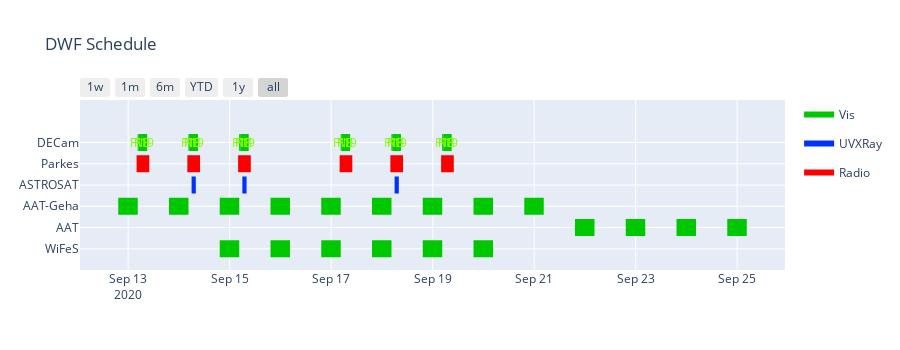

Source (notebook cell):
### Markdown cell above
# Schedule Plot

### Code cell
# Table for diff datetime formats
# https://www.journaldev.com/23365/python-string-to-datetime-strptime
# Do it like this: '%Y-%m-%d %H:%M:%S' = '2016-01-01 11:30:00'
fmt = '%Y-%m-%d %H:%M:%S'

# DECam Schedule from Jeff Cooke's email 
# Parkes Schedule from https://www.parkes.atnf.csiro.au/observing/schedules/current/PK.pdf 
# Parks Scheule also from Vivek Gupta's email subject: "Swapping of Parkes observing time for P1050 - P1066 - BL"
# ASTROSAT Schedule from email chain subject: "Your Astrosat proposal A09_107 has been accepted for cycle A09"
Schedule_Text = "DECam,2020-09-13 04:30:00,2020-09-13 05:00:00,UTC,Vis,N;"\
                "DECam,2020-09-14 04:30:00,2020-09-14 05:00:00,UTC,Vis,N;"\
                "DECam,2020-09-15 04:30:00,2020-09-15 05:00:00,UTC,Vis,N;"\
                "DECam,2020-09-17 04:30:00,2020-09-17 05:00:00,UTC,Vis,N;"\
                "DECam,2020-09-18 04:30:00,2020-09-18 05:00:00,UTC,Vis,N;"\
                "DECam,2020-09-19 04:30:00,2020-09-19 05:00:00,UTC,Vis,N;"\
                ""\
                "DECam,2020-09-13 05:05:05,2020-09-13 06:30:00,UTC,Vis,F18;"\
                "DECam,2020-09-14 05:05:00,2020-09-14 06:30:00,UTC,Vis,F18;"\
                "DECam,2020-09-15 05:05:00,2020-09-15 06:30:00,UTC,Vis,F18;"\
                "DECam,2020-09-17 05:05:00,2020-09-17 06:30:00,UTC,Vis,F18;"\
                "DECam,2020-09-18 05:05:00,2020-09-18 06:30:00,UTC,Vis,F18;"\
                "DECam,2020-09-19 05:05:00,2020-09-19 06:30:00,UTC,Vis,F18;"\
                ""\
                "DECam,2020-09-13 06:31:00,2020-09-13 08:00:00,UTC,Vis,F19;"\
                "DECam,2020-09-14 06:31:00,2020-09-14 08:00:00,UTC,Vis,F19;"\
                "DECam,2020-09-15 06:31:00,2020-09-15 08:00:00,UTC,Vis,F19;"\
                "DECam,2020-09-17 06:31:00,2020-09-17 08:00:00,UTC,Vis,F19;"\
                "DECam,2020-09-18 06:31:00,2020-09-18 08:00:00,UTC,Vis,F19;"\
                "DECam,2020-09-19 06:31:00,2020-09-19 08:00:00,UTC,Vis,F19;"\
                ""\
                "DECam,2020-09-13 08:01:00,2020-09-13 09:00:00,UTC,Vis,E;"\
                "DECam,2020-09-14 08:01:00,2020-09-14 09:00:00,UTC,Vis,E;"\
                "DECam,2020-09-15 08:01:00,2020-09-15 09:00:00,UTC,Vis,E;"\
                "DECam,2020-09-17 08:01:00,2020-09-17 09:00:00,UTC,Vis,E;"\
                "DECam,2020-09-18 08:01:00,2020-09-18 09:00:00,UTC,Vis,E;"\
                "DECam,2020-09-19 08:01:00,2020-09-19 09:00:00,UTC,Vis,E;"\
                ""\
                "Parkes,2020-09-13 04:00:00,2020-09-13 10:00:00,UTC,Radio,;"\
                "Parkes,2020-09-14 04:00:00,2020-09-14 10:00:00,UTC,Radio,;"\
                "Parkes,2020-09-15 04:00:00,2020-09-15 10:00:00,UTC,Radio,;"\
                "Parkes,2020-09-17 04:00:00,2020-09-17 10:00:00,UTC,Radio,;"\
                "Parkes,2020-09-18 04:00:00,2020-09-18 10:00:00,UTC,Radio,;"\
                "Parkes,2020-09-19 04:00:00,2020-09-19 10:00:00,UTC,Radio,;"\
                ""\
                "ASTROSAT,2020-09-14 06:00:00,2020-09-14 08:00:00,UTC,UVXRay,;"\
                "ASTROSAT,2020-09-15 06:00:00,2020-09-15 08:00:00,UTC,UVXRay,;"\
                "ASTROSAT,2020-09-18 06:00:00,2020-09-18 08:00:00,UTC,UVXRay,;"\
                "AAT-Geha,2020-09-12 19:19:00,2020-09-13 04:32:00,Australia/Sydney,Vis,;"\
                "AAT-Geha,2020-09-13 19:19:00,2020-09-14 04:32:00,Australia/Sydney,Vis,;"\
                "AAT-Geha,2020-09-14 19:19:00,2020-09-15 04:32:00,Australia/Sydney,Vis,;"\
                "AAT-Geha,2020-09-15 19:19:00,2020-09-16 04:32:00,Australia/Sydney,Vis,;"\
                "AAT-Geha,2020-09-16 19:19:00,2020-09-17 04:32:00,Australia/Sydney,Vis,;"\
                "AAT-Geha,2020-09-17 19:19:00,2020-09-18 04:32:00,Australia/Sydney,Vis,;"\
                "AAT-Geha,2020-09-18 19:19:00,2020-09-19 04:32:00,Australia/Sydney,Vis,;"\
                "AAT-Geha,2020-09-19 19:19:00,2020-09-20 04:32:00,Australia/Sydney,Vis,;"\
                "AAT-Geha,2020-09-20 19:19:00,2020-09-21 04:32:00,Australia/Sydney,Vis,;"\
                "AAT,2020-09-21 19:19:00,2020-09-22 04:32:00,Australia/Sydney,Vis,;"\
                "AAT,2020-09-22 19:19:00,2020-09-23 04:32:00,Australia/Sydney,Vis,;"\
                "AAT,2020-09-23 19:19:00,2020-09-24 04:32:00,Australia/Sydney,Vis,;"\
                "AAT,2020-09-24 19:19:00,2020-09-25 04:32:00,Australia/Sydney,Vis,;"\
                "WiFeS,2020-09-14 19:19:00,2020-09-15 04:32:00,Australia/Sydney,Vis,;"\
                "WiFeS,2020-09-15 19:19:00,2020-09-16 04:32:00,Australia/Sydney,Vis,;"\
                "WiFeS,2020-09-16 19:19:00,2020-09-17 04:32:00,Australia/Sydney,Vis,;"\
                "WiFeS,2020-09-17 19:19:00,2020-09-18 04:32:00,Australia/Sydney,Vis,;"\
                "WiFeS,2020-09-18 19:19:00,2020-09-19 04:32:00,Australia/Sydney,Vis,;"\
                "WiFeS,2020-09-19 19:19:00,2020-09-20 04:32:00,Australia/Sydney,Vis,;"\

Plot_Schedule(Schedule_Text,in_fmt='%Y-%m-%d %H:%M:%S',out_tz='UTC')
print(' N  =NGC6744 \n F18=FRB181112 \n F19=FRB190711 \n E  =Elias')

### Figure 1 — Plotly figure (JSON) as saved in the notebook; plotly's stock layout.template omitted (floating-point values rounded to 4 significant figures; data arrays with more than 128 entries replaced by an {"elided": "..."} marker saying what was removed)
{"data": [{"fill": "toself", "fillcolor": "rgb(0, 200, 0)", "hoverinfo": "name", "legendgroup": "rgb(0, 200, 0)", "mode": "none", "name": "Vis", "type": "scatter", "x": {"elided": "214 str values"}, "y": {"elided": "214 float values"}}, {"fill": "toself", "fillcolor": "rgb(0, 50, 250)", "hoverinfo": "name", "legendgroup": "rgb(0, 50, 250)", "mode": "none", "name": "UVXRay", "type": "scatter", "x": ["2020-09-14 06:00:00", "2020-09-14 08:00:00", "2020-09-14 08:00:00", "2020-09-14 06:00:00", "2020-09-14 06:00:00", "2020-09-15 06:00:00", "2020-09-15 08:00:00", "2020-09-15 08:00:00", "2020-09-15 06:00:00", "2020-09-15 06:00:00", "2020-09-18 06:00:00", "2020-09-18 08:00:00", "2020-09-18 08:00:00", "2020-09-18 06:00:00"], "y": [2.6, 2.6, 3.4, 3.4, null, 2.6, 2.6, 3.4, 3.4, null, 2.6, 2.6, 3.4, 3.4]}, {"fill": "toself", "fillcolor": "rgb(250, 0, 0)", "hoverinfo": "name", "legendgroup": "rgb(250, 0, 0)", "mode": "none", "name": "Radio", "type": "scatter", "x": ["2020-09-13 04:00:00", "2020-09-13 10:00:00", "2020-09-13 10:00:00", "2020-09-13 04:00:00", "2020-09-13 04:00:00", "2020-09-14 04:00:00", "2020-09-14 10:00:00", "2020-09-14 10:00:00", "2020-09-14 04:00:00", "2020-09-14 04:00:00", "2020-09-15 04:00:00", "2020-09-15 10:00:00", "2020-09-15 10:00:00", "2020-09-15 04:00:00", "2020-09-15 04:00:00", "2020-09-17 04:00:00", "2020-09-17 10:00:00", "2020-09-17 10:00:00", "2020-09-17 04:00:00", "2020-09-17 04:00:00", "2020-09-18 04:00:00", "2020-09-18 10:00:00", "2020-09-18 10:00:00", "2020-09-18 04:00:00", "2020-09-18 04:00:00", "2020-09-19 04:00:00", "2020-09-19 10:00:00", "2020-09-19 10:00:00", "2020-09-19 04:00:00"], "y": [3.6, 3.6, 4.4, 4.4, null, 3.6, 3.6, 4.4, 4.4, null, 3.6, 3.6, 4.4, 4.4, null, 3.6, 3.6, 4.4, 4.4, null, 3.6, 3.6, 4.4, 4.4, null, 3.6, 3.6, 4.4, 4.4]}, {"legendgroup": "rgb(0, 200, 0)", "marker": {"color": "rgb(0, 200, 0)", "opacity": 0, "size": 1}, "mode": "markers", "name": "", "showlegend": false, "text": [null, null, null, null, null, null, null, null, null, null, null, null, null, null, null, null, null, null, null, null, null, null, null, null, null, null, null, null, null, null, null, null, null, null, null, null, null, null, null, null, null, null, null, null, null, null, null, null, null, null, null, null, null, null, null, null, null, null, null, null, null, null, null, null, null, null, null, null, null, null, null, null, null, null, null, null, null, null, null, null, null, null, null, null, null, null], "type": "scatter", "x": ["2020-09-13 04:30:00", "2020-09-13 05:00:00", "2020-09-14 04:30:00", "2020-09-14 05:00:00", "2020-09-15 04:30:00", "2020-09-15 05:00:00", "2020-09-17 04:30:00", "2020-09-17 05:00:00", "2020-09-18 04:30:00", "2020-09-18 05:00:00", "2020-09-19 04:30:00", "2020-09-19 05:00:00", "2020-09-13 05:05:05", "2020-09-13 06:30:00", "2020-09-14 05:05:00", "2020-09-14 06:30:00", "2020-09-15 05:05:00", "2020-09-15 06:30:00", "2020-09-17 05:05:00", "2020-09-17 06:30:00", "2020-09-18 05:05:00", "2020-09-18 06:30:00", "2020-09-19 05:05:00", "2020-09-19 06:30:00", "2020-09-13 06:31:00", "2020-09-13 08:00:00", "2020-09-14 06:31:00", "2020-09-14 08:00:00", "2020-09-15 06:31:00", "2020-09-15 08:00:00", "2020-09-17 06:31:00", "2020-09-17 08:00:00", "2020-09-18 06:31:00", "2020-09-18 08:00:00", "2020-09-19 06:31:00", "2020-09-19 08:00:00", "2020-09-13 08:01:00", "2020-09-13 09:00:00", "2020-09-14 08:01:00", "2020-09-14 09:00:00", "2020-09-15 08:01:00", "2020-09-15 09:00:00", "2020-09-17 08:01:00", "2020-09-17 09:00:00", "2020-09-18 08:01:00", "2020-09-18 09:00:00", "2020-09-19 08:01:00", "2020-09-19 09:00:00", "2020-09-12 19:19:00", "2020-09-13 04:32:00", "2020-09-13 19:19:00", "2020-09-14 04:32:00", "2020-09-14 19:19:00", "2020-09-15 04:32:00", "2020-09-15 19:19:00", "2020-09-16 04:32:00", "2020-09-16 19:19:00", "2020-09-17 04:32:00", "2020-09-17 19:19:00", "2020-09-18 04:32:00", "2020-09-18 19:19:00", "2020-09-19 04:32:00", "2020-09-19 19:19:00", "2020-09-20 04:32:00", "2020-09-20 19:19:00", "2020-09-21 04:32:00", "2020-09-21 19:19:00", "2020-09-22 04:32:00", "2020-09-22 19:19:00", "2020-09-23 04:32:00", "2020-09-23 19:19:00", "2020-09-24 04:32:00", "2020-09-24 19:19:00", "2020-09-25 04:32:00", "2020-09-14 19:19:00", "2020-09-15 04:32:00", "2020-09-15 19:19:00", "2020-09-16 04:32:00", "2020-09-16 19:19:00", "2020-09-17 04:32:00", "2020-09-17 19:19:00", "2020-09-18 04:32:00", "2020-09-18 19:19:00", "2020-09-19 04:32:00", "2020-09-19 19:19:00", "2020-09-20 04:32:00"], "y": [5, 5, 5, 5, 5, 5, 5, 5, 5, 5, 5, 5, 5, 5, 5, 5, 5, 5, 5, 5, 5, 5, 5, 5, 5, 5, 5, 5, 5, 5, 5, 5, 5, 5, 5, 5, 5, 5, 5, 5, 5, 5, 5, 5, 5, 5, 5, 5, 2, 2, 2, 2, 2, 2, 2, 2, 2, 2, 2, 2, 2, 2, 2, 2, 2, 2, 1, 1, 1, 1, 1, 1, 1, 1, 0, 0, 0, 0, 0, 0, 0, 0, 0, 0, 0, 0]}, {"legendgroup": "rgb(0, 50, 250)", "marker": {"color": "rgb(0, 50, 250)", "opacity": 0, "size": 1}, "mode": "markers", "name": "", "showlegend": false, "text": [null, null, null, null, null, null], "type": "scatter", "x": ["2020-09-14 06:00:00", "2020-09-14 08:00:00", "2020-09-15 06:00:00", "2020-09-15 08:00:00", "2020-09-18 06:00:00", "2020-09-18 08:00:00"], "y": [3, 3, 3, 3, 3, 3]}, {"legendgroup": "rgb(250, 0, 0)", "marker": {"color": "rgb(250, 0, 0)", "opacity": 0, "size": 1}, "mode": "markers", "name": "", "showlegend": false, "text": [null, null, null, null, null, null, null, null, null, null, null, null], "type": "scatter", "x": ["2020-09-13 04:00:00", "2020-09-13 10:00:00", "2020-09-14 04:00:00", "2020-09-14 10:00:00", "2020-09-15 04:00:00", "2020-09-15 10:00:00", "2020-09-17 04:00:00", "2020-09-17 10:00:00", "2020-09-18 04:00:00", "2020-09-18 10:00:00", "2020-09-19 04:00:00", "2020-09-19 10:00:00"], "y": [4, 4, 4, 4, 4, 4, 4, 4, 4, 4, 4, 4]}], "layout": {"annotations": [{"font": {"color": "rgb( 128,255,0)"}, "showarrow": false, "text": "N", "x": "2020-09-13 04:45:00", "y": 5}, {"font": {"color": "rgb( 128,255,0)"}, "showarrow": false, "text": "N", "x": "2020-09-14 04:45:00", "y": 5}, {"font": {"color": "rgb( 128,255,0)"}, "showarrow": false, "text": "N", "x": "2020-09-15 04:45:00", "y": 5}, {"font": {"color": "rgb( 128,255,0)"}, "showarrow": false, "text": "N", "x": "2020-09-17 04:45:00", "y": 5}, {"font": {"color": "rgb( 128,255,0)"}, "showarrow": false, "text": "N", "x": "2020-09-18 04:45:00", "y": 5}, {"font": {"color": "rgb( 128,255,0)"}, "showarrow": false, "text": "N", "x": "2020-09-19 04:45:00", "y": 5}, {"font": {"color": "rgb( 128,255,0)"}, "showarrow": false, "text": "F18", "x": "2020-09-13 05:47:32", "y": 5}, {"font": {"color": "rgb( 128,255,0)"}, "showarrow": false, "text": "F18", "x": "2020-09-14 05:47:30", "y": 5}, {"font": {"color": "rgb( 128,255,0)"}, "showarrow": false, "text": "F18", "x": "2020-09-15 05:47:30", "y": 5}, {"font": {"color": "rgb( 128,255,0)"}, "showarrow": false, "text": "F18", "x": "2020-09-17 05:47:30", "y": 5}, {"font": {"color": "rgb( 128,255,0)"}, "showarrow": false, "text": "F18", "x": "2020-09-18 05:47:30", "y": 5}, {"font": {"color": "rgb( 128,255,0)"}, "showarrow": false, "text": "F18", "x": "2020-09-19 05:47:30", "y": 5}, {"font": {"color": "rgb( 128,255,0)"}, "showarrow": false, "text": "F19", "x": "2020-09-13 07:15:30", "y": 5}, {"font": {"color": "rgb( 128,255,0)"}, "showarrow": false, "text": "F19", "x": "2020-09-14 07:15:30", "y": 5}, {"font": {"color": "rgb( 128,255,0)"}, "showarrow": false, "text": "F19", "x": "2020-09-15 07:15:30", "y": 5}, {"font": {"color": "rgb( 128,255,0)"}, "showarrow": false, "text": "F19", "x": "2020-09-17 07:15:30", "y": 5}, {"font": {"color": "rgb( 128,255,0)"}, "showarrow": false, "text": "F19", "x": "2020-09-18 07:15:30", "y": 5}, {"font": {"color": "rgb( 128,255,0)"}, "showarrow": false, "text": "F19", "x": "2020-09-19 07:15:30", "y": 5}, {"font": {"color": "rgb( 128,255,0)"}, "showarrow": false, "text": "E", "x": "2020-09-13 08:30:30", "y": 5}, {"font": {"color": "rgb( 128,255,0)"}, "showarrow": false, "text": "E", "x": "2020-09-14 08:30:30", "y": 5}, {"font": {"color": "rgb( 128,255,0)"}, "showarrow": false, "text": "E", "x": "2020-09-15 08:30:30", "y": 5}, {"font": {"color": "rgb( 128,255,0)"}, "showarrow": false, "text": "E", "x": "2020-09-17 08:30:30", "y": 5}, {"font": {"color": "rgb( 128,255,0)"}, "showarrow": false, "text": "E", "x": "2020-09-18 08:30:30", "y": 5}, {"font": {"color": "rgb( 128,255,0)"}, "showarrow": false, "text": "E", "x": "2020-09-19 08:30:30", "y": 5}, {"font": {"color": "rgb( 127,1,76)"}, "showarrow": false, "text": "", "x": "2020-09-13 07:00:00", "y": 4}, {"font": {"color": "rgb( 127,1,76)"}, "showarrow": false, "text": "", "x": "2020-09-14 07:00:00", "y": 4}, {"font": {"color": "rgb( 127,1,76)"}, "showarrow": false, "text": "", "x": "2020-09-15 07:00:00", "y": 4}, {"font": {"color": "rgb( 127,1,76)"}, "showarrow": false, "text": "", "x": "2020-09-17 07:00:00", "y": 4}, {"font": {"color": "rgb( 127,1,76)"}, "showarrow": false, "text": "", "x": "2020-09-18 07:00:00", "y": 4}, {"font": {"color": "rgb( 127,1,76)"}, "showarrow": false, "text": "", "x": "2020-09-19 07:00:00", "y": 4}, {"font": {"color": "rgb( 0,255,255)"}, "showarrow": false, "text": "", "x": "2020-09-14 07:00:00", "y": 3}, {"font": {"color": "rgb( 0,255,255)"}, "showarrow": false, "text": "", "x": "2020-09-15 07:00:00", "y": 3}, {"font": {"color": "rgb( 0,255,255)"}, "showarrow": false, "text": "", "x": "2020-09-18 07:00:00", "y": 3}, {"font": {"color": "rgb( 128,255,0)"}, "showarrow": false, "text": "", "x": "2020-09-12 23:55:30", "y": 2}, {"font": {"color": "rgb( 128,255,0)"}, "showarrow": false, "text": "", "x": "2020-09-13 23:55:30", "y": 2}, {"font": {"color": "rgb( 128,255,0)"}, "showarrow": false, "text": "", "x": "2020-09-14 23:55:30", "y": 2}, {"font": {"color": "rgb( 128,255,0)"}, "showarrow": false, "text": "", "x": "2020-09-15 23:55:30", "y": 2}, {"font": {"color": "rgb( 128,255,0)"}, "showarrow": false, "text": "", "x": "2020-09-16 23:55:30", "y": 2}, {"font": {"color": "rgb( 128,255,0)"}, "showarrow": false, "text": "", "x": "2020-09-17 23:55:30", "y": 2}, {"font": {"color": "rgb( 128,255,0)"}, "showarrow": false, "text": "", "x": "2020-09-18 23:55:30", "y": 2}, {"font": {"color": "rgb( 128,255,0)"}, "showarrow": false, "text": "", "x": "2020-09-19 23:55:30", "y": 2}, {"font": {"color": "rgb( 128,255,0)"}, "showarrow": false, "text": "", "x": "2020-09-20 23:55:30", "y": 2}, {"font": {"color": "rgb( 128,255,0)"}, "showarrow": false, "text": "", "x": "2020-09-21 23:55:30", "y": 1}, {"font": {"color": "rgb( 128,255,0)"}, "showarrow": false, "text": "", "x": "2020-09-22 23:55:30", "y": 1}, {"font": {"color": "rgb( 128,255,0)"}, "showarrow": false, "text": "", "x": "2020-09-23 23:55:30", "y": 1}, {"font": {"color": "rgb( 128,255,0)"}, "showarrow": false, "text": "", "x": "2020-09-24 23:55:30", "y": 1}, {"font": {"color": "rgb( 128,255,0)"}, "showarrow": false, "text": "", "x": "2020-09-14 23:55:30", "y": 0}, {"font": {"color": "rgb( 128,255,0)"}, "showarrow": false, "text": "", "x": "2020-09-15 23:55:30", "y": 0}, {"font": {"color": "rgb( 128,255,0)"}, "showarrow": false, "text": "", "x": "2020-09-16 23:55:30", "y": 0}, {"font": {"color": "rgb( 128,255,0)"}, "showarrow": false, "text": "", "x": "2020-09-17 23:55:30", "y": 0}, {"font": {"color": "rgb( 128,255,0)"}, "showarrow": false, "text": "", "x": "2020-09-18 23:55:30", "y": 0}, {"font": {"color": "rgb( 128,255,0)"}, "showarrow": false, "text": "", "x": "2020-09-19 23:55:30", "y": 0}], "height": 350, "hovermode": "closest", "showlegend": true, "title": {"text": "DWF Schedule"}, "xaxis": {"rangeselector": {"buttons": [{"count": 7, "label": "1w", "step": "day", "stepmode": "backward"}, {"count": 1, "label": "1m", "step": "month", "stepmode": "backward"}, {"count": 6, "label": "6m", "step": "month", "stepmode": "backward"}, {"count": 1, "label": "YTD", "step": "year", "stepmode": "todate"}, {"count": 1, "label": "1y", "step": "year", "stepmode": "backward"}, {"step": "all"}]}, "showgrid": true, "type": "date", "zeroline": false}, "yaxis": {"autorange": false, "range": [-1, 7], "showgrid": true, "ticktext": ["WiFeS", "AAT", "AAT-Geha", "ASTROSAT", "Parkes", "DECam"], "tickvals": [0, 1, 2, 3, 4, 5], "zeroline": false}}}
